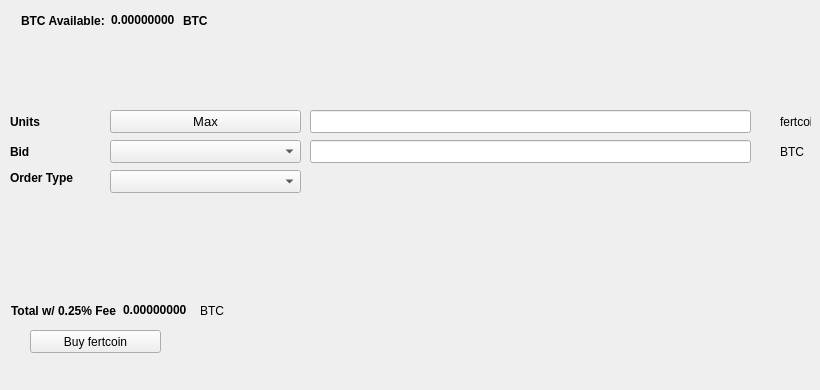
   <widget class="QWidget" name="BuyTab">
    <attribute name="title">
     <string>Buy</string>
    </attribute>
    <widget class="QPushButton" name="BuyECA">
     <property name="geometry">
      <rect>
       <x>30</x>
       <y>330</y>
       <width>131</width>
       <height>23</height>
      </rect>
     </property>
     <property name="text">
      <string>Buy fertcoin</string>
     </property>
     <property name="icon">
      <iconset resource="../fertcoin.qrc">
       <normaloff>:/icons/bitcoin</normaloff>:/icons/bitcoin</iconset>
     </property>
    </widget>
    <widget class="QLabel" name="label_3">
     <property name="geometry">
      <rect>
       <x>10</x>
       <y>110</y>
       <width>46</width>
       <height>23</height>
      </rect>
     </property>
     <property name="font">
      <font>
       <weight>75</weight>
       <bold>true</bold>
      </font>
     </property>
     <property name="text">
      <string>Units</string>
     </property>
    </widget>
    <widget class="QLineEdit" name="UnitsInput">
     <property name="geometry">
      <rect>
       <x>310</x>
       <y>110</y>
       <width>441</width>
       <height>23</height>
      </rect>
     </property>
     <property name="font">
      <font>
       <pointsize>9</pointsize>
       <weight>75</weight>
       <bold>true</bold>
      </font>
     </property>
    </widget>
    <widget class="QLineEdit" name="BuyBidPriceEdit">
     <property name="geometry">
      <rect>
       <x>310</x>
       <y>140</y>
       <width>441</width>
       <height>23</height>
      </rect>
     </property>
     <property name="font">
      <font>
       <pointsize>9</pointsize>
       <weight>75</weight>
       <bold>true</bold>
      </font>
     </property>
    </widget>
    <widget class="QLabel" name="label_4">
     <property name="geometry">
      <rect>
       <x>780</x>
       <y>110</y>
       <width>31</width>
       <height>23</height>
      </rect>
     </property>
     <property name="text">
      <string>fertcoin</string>
     </property>
    </widget>
    <widget class="QLabel" name="label_5">
     <property name="geometry">
      <rect>
       <x>780</x>
       <y>140</y>
       <width>31</width>
       <height>23</height>
      </rect>
     </property>
     <property name="text">
      <string>BTC</string>
     </property>
    </widget>
    <widget class="QLabel" name="label_6">
     <property name="geometry">
      <rect>
       <x>10</x>
       <y>140</y>
       <width>46</width>
       <height>23</height>
      </rect>
     </property>
     <property name="font">
      <font>
       <weight>75</weight>
       <bold>true</bold>
      </font>
     </property>
     <property name="text">
      <string>Bid</string>
     </property>
    </widget>
    <widget class="QLabel" name="label_7">
     <property name="geometry">
      <rect>
       <x>10</x>
       <y>170</y>
       <width>91</width>
       <height>16</height>
      </rect>
     </property>
     <property name="font">
      <font>
       <weight>75</weight>
       <bold>true</bold>
      </font>
     </property>
     <property name="text">
      <string>Order Type</string>
     </property>
    </widget>
    <widget class="QPushButton" name="Buy_Max_Amount">
     <property name="geometry">
      <rect>
       <x>110</x>
       <y>110</y>
       <width>191</width>
       <height>23</height>
      </rect>
     </property>
     <property name="font">
      <font>
       <pointsize>10</pointsize>
      </font>
     </property>
     <property name="text">
      <string>Max</string>
     </property>
    </widget>
    <widget class="QComboBox" name="BuyBidcomboBox">
     <property name="geometry">
      <rect>
       <x>110</x>
       <y>140</y>
       <width>191</width>
       <height>23</height>
      </rect>
     </property>
     <property name="font">
      <font>
       <pointsize>10</pointsize>
      </font>
     </property>
    </widget>
    <widget class="QComboBox" name="buyOrdertypeCombo">
     <property name="geometry">
      <rect>
       <x>110</x>
       <y>170</y>
       <width>191</width>
       <height>23</height>
      </rect>
     </property>
     <property name="font">
      <font>
       <pointsize>10</pointsize>
      </font>
     </property>
    </widget>
    <widget class="QWidget" name="layoutWidget1">
     <property name="geometry">
      <rect>
       <x>21</x>
       <y>11</y>
       <width>227</width>
       <height>19</height>
      </rect>
     </property>
     <layout class="QHBoxLayout" name="horizontalLayout_3">
      <item>
       <widget class="QLabel" name="label232">
        <property name="font">
         <font>
          <weight>75</weight>
          <bold>true</bold>
         </font>
        </property>
        <property name="text">
         <string>BTC Available:</string>
        </property>
       </widget>
      </item>
      <item>
       <widget class="QLabel" name="BtcAvailableLbl">
        <property name="palette">
         <palette>
          <active>
           <colorrole role="WindowText">
            <brush brushstyle="SolidPattern">
             <color alpha="255">
              <red>0</red>
              <green>0</green>
              <blue>0</blue>
             </color>
            </brush>
           </colorrole>
           <colorrole role="Button">
            <brush brushstyle="SolidPattern">
             <color alpha="255">
              <red>0</red>
              <green>170</green>
              <blue>0</blue>
             </color>
            </brush>
           </colorrole>
           <colorrole role="Light">
            <brush brushstyle="SolidPattern">
             <color alpha="255">
              <red>0</red>
              <green>255</green>
              <blue>0</blue>
             </color>
            </brush>
           </colorrole>
           <colorrole role="Midlight">
            <brush brushstyle="SolidPattern">
             <color alpha="255">
              <red>0</red>
              <green>212</green>
              <blue>0</blue>
             </color>
            </brush>
           </colorrole>
           <colorrole role="Dark">
            <brush brushstyle="SolidPattern">
             <color alpha="255">
              <red>0</red>
              <green>85</green>
              <blue>0</blue>
             </color>
            </brush>
           </colorrole>
           <colorrole role="Mid">
            <brush brushstyle="SolidPattern">
             <color alpha="255">
              <red>0</red>
              <green>113</green>
              <blue>0</blue>
             </color>
            </brush>
           </colorrole>
           <colorrole role="Text">
            <brush brushstyle="SolidPattern">
             <color alpha="255">
              <red>0</red>
              <green>170</green>
              <blue>0</blue>
             </color>
            </brush>
           </colorrole>
           <colorrole role="BrightText">
            <brush brushstyle="SolidPattern">
             <color alpha="255">
              <red>255</red>
              <green>255</green>
              <blue>255</blue>
             </color>
            </brush>
           </colorrole>
           <colorrole role="ButtonText">
            <brush brushstyle="SolidPattern">
             <color alpha="255">
              <red>0</red>
              <green>0</green>
              <blue>0</blue>
             </color>
            </brush>
           </colorrole>
           <colorrole role="Base">
            <brush brushstyle="SolidPattern">
             <color alpha="255">
              <red>255</red>
              <green>255</green>
              <blue>255</blue>
             </color>
            </brush>
           </colorrole>
           <colorrole role="Window">
            <brush brushstyle="SolidPattern">
             <color alpha="255">
              <red>0</red>
              <green>170</green>
              <blue>0</blue>
             </color>
            </brush>
           </colorrole>
           <colorrole role="Shadow">
            <brush brushstyle="SolidPattern">
             <color alpha="255">
              <red>0</red>
              <green>0</green>
              <blue>0</blue>
             </color>
            </brush>
           </colorrole>
           <colorrole role="AlternateBase">
            <brush brushstyle="SolidPattern">
             <color alpha="255">
              <red>127</red>
              <green>212</green>
              <blue>127</blue>
             </color>
            </brush>
           </colorrole>
           <colorrole role="ToolTipBase">
            <brush brushstyle="SolidPattern">
             <color alpha="255">
              <red>255</red>
              <green>255</green>
              <blue>220</blue>
             </color>
            </brush>
           </colorrole>
           <colorrole role="ToolTipText">
            <brush brushstyle="SolidPattern">
             <color alpha="255">
              <red>0</red>
              <green>0</green>
              <blue>0</blue>
             </color>
            </brush>
           </colorrole>
          </active>
          <inactive>
           <colorrole role="WindowText">
            <brush brushstyle="SolidPattern">
             <color alpha="255">
              <red>0</red>
              <green>0</green>
              <blue>0</blue>
             </color>
            </brush>
           </colorrole>
           <colorrole role="Button">
            <brush brushstyle="SolidPattern">
             <color alpha="255">
              <red>0</red>
              <green>170</green>
              <blue>0</blue>
             </color>
            </brush>
           </colorrole>
           <colorrole role="Light">
            <brush brushstyle="SolidPattern">
             <color alpha="255">
              <red>0</red>
              <green>255</green>
              <blue>0</blue>
             </color>
            </brush>
           </colorrole>
           <colorrole role="Midlight">
            <brush brushstyle="SolidPattern">
             <color alpha="255">
              <red>0</red>
              <green>212</green>
              <blue>0</blue>
             </color>
            </brush>
           </colorrole>
           <colorrole role="Dark">
            <brush brushstyle="SolidPattern">
             <color alpha="255">
              <red>0</red>
              <green>85</green>
              <blue>0</blue>
             </color>
            </brush>
           </colorrole>
           <colorrole role="Mid">
            <brush brushstyle="SolidPattern">
             <color alpha="255">
              <red>0</red>
              <green>113</green>
              <blue>0</blue>
             </color>
            </brush>
           </colorrole>
           <colorrole role="Text">
            <brush brushstyle="SolidPattern">
             <color alpha="255">
              <red>0</red>
              <green>170</green>
              <blue>0</blue>
             </color>
            </brush>
           </colorrole>
           <colorrole role="BrightText">
            <brush brushstyle="SolidPattern">
             <color alpha="255">
              <red>255</red>
              <green>255</green>
              <blue>255</blue>
             </color>
            </brush>
           </colorrole>
           <colorrole role="ButtonText">
            <brush brushstyle="SolidPattern">
             <color alpha="255">
              <red>0</red>
              <green>0</green>
              <blue>0</blue>
             </color>
            </brush>
           </colorrole>
           <colorrole role="Base">
            <brush brushstyle="SolidPattern">
             <color alpha="255">
              <red>255</red>
              <green>255</green>
              <blue>255</blue>
             </color>
            </brush>
           </colorrole>
           <colorrole role="Window">
            <brush brushstyle="SolidPattern">
             <color alpha="255">
              <red>0</red>
              <green>170</green>
              <blue>0</blue>
             </color>
            </brush>
           </colorrole>
           <colorrole role="Shadow">
            <brush brushstyle="SolidPattern">
             <color alpha="255">
              <red>0</red>
              <green>0</green>
              <blue>0</blue>
             </color>
            </brush>
           </colorrole>
           <colorrole role="AlternateBase">
            <brush brushstyle="SolidPattern">
             <color alpha="255">
              <red>127</red>
              <green>212</green>
              <blue>127</blue>
             </color>
            </brush>
           </colorrole>
           <colorrole role="ToolTipBase">
            <brush brushstyle="SolidPattern">
             <color alpha="255">
              <red>255</red>
              <green>255</green>
              <blue>220</blue>
             </color>
            </brush>
           </colorrole>
           <colorrole role="ToolTipText">
            <brush brushstyle="SolidPattern">
             <color alpha="255">
              <red>0</red>
              <green>0</green>
              <blue>0</blue>
             </color>
            </brush>
           </colorrole>
          </inactive>
          <disabled>
           <colorrole role="WindowText">
            <brush brushstyle="SolidPattern">
             <color alpha="255">
              <red>0</red>
              <green>85</green>
              <blue>0</blue>
             </color>
            </brush>
           </colorrole>
           <colorrole role="Button">
            <brush brushstyle="SolidPattern">
             <color alpha="255">
              <red>0</red>
              <green>170</green>
              <blue>0</blue>
             </color>
            </brush>
           </colorrole>
           <colorrole role="Light">
            <brush brushstyle="SolidPattern">
             <color alpha="255">
              <red>0</red>
              <green>255</green>
              <blue>0</blue>
             </color>
            </brush>
           </colorrole>
           <colorrole role="Midlight">
            <brush brushstyle="SolidPattern">
             <color alpha="255">
              <red>0</red>
              <green>212</green>
              <blue>0</blue>
             </color>
            </brush>
           </colorrole>
           <colorrole role="Dark">
            <brush brushstyle="SolidPattern">
             <color alpha="255">
              <red>0</red>
              <green>85</green>
              <blue>0</blue>
             </color>
            </brush>
           </colorrole>
           <colorrole role="Mid">
            <brush brushstyle="SolidPattern">
             <color alpha="255">
              <red>0</red>
              <green>113</green>
              <blue>0</blue>
             </color>
            </brush>
           </colorrole>
           <colorrole role="Text">
            <brush brushstyle="SolidPattern">
             <color alpha="255">
              <red>0</red>
              <green>85</green>
              <blue>0</blue>
             </color>
            </brush>
           </colorrole>
           <colorrole role="BrightText">
            <brush brushstyle="SolidPattern">
             <color alpha="255">
              <red>255</red>
              <green>255</green>
              <blue>255</blue>
             </color>
            </brush>
           </colorrole>
           <colorrole role="ButtonText">
            <brush brushstyle="SolidPattern">
             <color alpha="255">
              <red>0</red>
              <green>85</green>
              <blue>0</blue>
             </color>
            </brush>
           </colorrole>
           <colorrole role="Base">
            <brush brushstyle="SolidPattern">
             <color alpha="255">
              <red>0</red>
              <green>170</green>
              <blue>0</blue>
             </color>
            </brush>
           </colorrole>
           <colorrole role="Window">
            <brush brushstyle="SolidPattern">
             <color alpha="255">
              <red>0</red>
              <green>170</green>
              <blue>0</blue>
             </color>
            </brush>
           </colorrole>
           <colorrole role="Shadow">
            <brush brushstyle="SolidPattern">
             <color alpha="255">
              <red>0</red>
              <green>0</green>
              <blue>0</blue>
             </color>
            </brush>
           </colorrole>
           <colorrole role="AlternateBase">
            <brush brushstyle="SolidPattern">
             <color alpha="255">
              <red>0</red>
              <green>170</green>
              <blue>0</blue>
             </color>
            </brush>
           </colorrole>
           <colorrole role="ToolTipBase">
            <brush brushstyle="SolidPattern">
             <color alpha="255">
              <red>255</red>
              <green>255</green>
              <blue>220</blue>
             </color>
            </brush>
           </colorrole>
           <colorrole role="ToolTipText">
            <brush brushstyle="SolidPattern">
             <color alpha="255">
              <red>0</red>
              <green>0</green>
              <blue>0</blue>
             </color>
            </brush>
           </colorrole>
          </disabled>
         </palette>
        </property>
        <property name="font">
         <font>
          <weight>75</weight>
          <bold>true</bold>
         </font>
        </property>
        <property name="text">
         <string>0.00000000</string>
        </property>
        <property name="textInteractionFlags">
         <set>Qt::LinksAccessibleByMouse|Qt::TextSelectableByKeyboard|Qt::TextSelectableByMouse</set>
        </property>
       </widget>
      </item>
      <item>
       <widget class="QLabel" name="BtcAvailableLbl_2">
        <property name="font">
         <font>
          <weight>75</weight>
          <bold>true</bold>
         </font>
        </property>
        <property name="text">
         <string>BTC</string>
        </property>
       </widget>
      </item>
     </layout>
    </widget>
    <widget class="QWidget" name="layoutWidge2">
     <property name="geometry">
      <rect>
       <x>11</x>
       <y>301</y>
       <width>259</width>
       <height>19</height>
      </rect>
     </property>
     <layout class="QHBoxLayout" name="horizontalLayout_4">
      <item>
       <widget class="QLabel" name="label_9">
        <property name="font">
         <font>
          <weight>75</weight>
          <bold>true</bold>
         </font>
        </property>
        <property name="text">
         <string>Total w/ 0.25% Fee</string>
        </property>
       </widget>
      </item>
      <item>
       <widget class="QLabel" name="BuyCostLabel">
        <property name="palette">
         <palette>
          <active>
           <colorrole role="WindowText">
            <brush brushstyle="SolidPattern">
             <color alpha="255">
              <red>0</red>
              <green>0</green>
              <blue>0</blue>
             </color>
            </brush>
           </colorrole>
           <colorrole role="Button">
            <brush brushstyle="SolidPattern">
             <color alpha="255">
              <red>0</red>
              <green>170</green>
              <blue>0</blue>
             </color>
            </brush>
           </colorrole>
           <colorrole role="Light">
            <brush brushstyle="SolidPattern">
             <color alpha="255">
              <red>0</red>
              <green>255</green>
              <blue>0</blue>
             </color>
            </brush>
           </colorrole>
           <colorrole role="Midlight">
            <brush brushstyle="SolidPattern">
             <color alpha="255">
              <red>0</red>
              <green>212</green>
              <blue>0</blue>
             </color>
            </brush>
           </colorrole>
           <colorrole role="Dark">
            <brush brushstyle="SolidPattern">
             <color alpha="255">
              <red>0</red>
              <green>85</green>
              <blue>0</blue>
             </color>
            </brush>
           </colorrole>
           <colorrole role="Mid">
            <brush brushstyle="SolidPattern">
             <color alpha="255">
              <red>0</red>
              <green>113</green>
              <blue>0</blue>
             </color>
            </brush>
           </colorrole>
           <colorrole role="Text">
            <brush brushstyle="SolidPattern">
             <color alpha="255">
              <red>0</red>
              <green>170</green>
              <blue>0</blue>
             </color>
            </brush>
           </colorrole>
           <colorrole role="BrightText">
            <brush brushstyle="SolidPattern">
             <color alpha="255">
              <red>255</red>
              <green>255</green>
              <blue>255</blue>
             </color>
            </brush>
           </colorrole>
           <colorrole role="ButtonText">
            <brush brushstyle="SolidPattern">
             <color alpha="255">
              <red>0</red>
              <green>0</green>
              <blue>0</blue>
             </color>
            </brush>
           </colorrole>
           <colorrole role="Base">
            <brush brushstyle="SolidPattern">
             <color alpha="255">
              <red>255</red>
              <green>255</green>
              <blue>255</blue>
             </color>
            </brush>
           </colorrole>
           <colorrole role="Window">
            <brush brushstyle="SolidPattern">
             <color alpha="255">
              <red>0</red>
              <green>170</green>
              <blue>0</blue>
             </color>
            </brush>
           </colorrole>
           <colorrole role="Shadow">
            <brush brushstyle="SolidPattern">
             <color alpha="255">
              <red>0</red>
              <green>0</green>
              <blue>0</blue>
             </color>
            </brush>
           </colorrole>
           <colorrole role="AlternateBase">
            <brush brushstyle="SolidPattern">
             <color alpha="255">
              <red>127</red>
              <green>212</green>
              <blue>127</blue>
             </color>
            </brush>
           </colorrole>
           <colorrole role="ToolTipBase">
            <brush brushstyle="SolidPattern">
             <color alpha="255">
              <red>255</red>
              <green>255</green>
              <blue>220</blue>
             </color>
            </brush>
           </colorrole>
           <colorrole role="ToolTipText">
            <brush brushstyle="SolidPattern">
             <color alpha="255">
              <red>0</red>
              <green>0</green>
              <blue>0</blue>
             </color>
            </brush>
           </colorrole>
          </active>
          <inactive>
           <colorrole role="WindowText">
            <brush brushstyle="SolidPattern">
             <color alpha="255">
              <red>0</red>
              <green>0</green>
              <blue>0</blue>
             </color>
            </brush>
           </colorrole>
           <colorrole role="Button">
            <brush brushstyle="SolidPattern">
             <color alpha="255">
              <red>0</red>
              <green>170</green>
              <blue>0</blue>
             </color>
            </brush>
           </colorrole>
           <colorrole role="Light">
            <brush brushstyle="SolidPattern">
             <color alpha="255">
              <red>0</red>
              <green>255</green>
              <blue>0</blue>
             </color>
            </brush>
           </colorrole>
           <colorrole role="Midlight">
            <brush brushstyle="SolidPattern">
             <color alpha="255">
              <red>0</red>
              <green>212</green>
              <blue>0</blue>
             </color>
            </brush>
           </colorrole>
           <colorrole role="Dark">
            <brush brushstyle="SolidPattern">
             <color alpha="255">
              <red>0</red>
              <green>85</green>
              <blue>0</blue>
             </color>
            </brush>
           </colorrole>
           <colorrole role="Mid">
            <brush brushstyle="SolidPattern">
             <color alpha="255">
              <red>0</red>
              <green>113</green>
              <blue>0</blue>
             </color>
            </brush>
           </colorrole>
           <colorrole role="Text">
            <brush brushstyle="SolidPattern">
             <color alpha="255">
              <red>0</red>
              <green>170</green>
              <blue>0</blue>
             </color>
            </brush>
           </colorrole>
           <colorrole role="BrightText">
            <brush brushstyle="SolidPattern">
             <color alpha="255">
              <red>255</red>
              <green>255</green>
              <blue>255</blue>
             </color>
            </brush>
           </colorrole>
           <colorrole role="ButtonText">
            <brush brushstyle="SolidPattern">
             <color alpha="255">
              <red>0</red>
              <green>0</green>
              <blue>0</blue>
             </color>
            </brush>
           </colorrole>
           <colorrole role="Base">
            <brush brushstyle="SolidPattern">
             <color alpha="255">
              <red>255</red>
              <green>255</green>
              <blue>255</blue>
             </color>
            </brush>
           </colorrole>
           <colorrole role="Window">
            <brush brushstyle="SolidPattern">
             <color alpha="255">
              <red>0</red>
              <green>170</green>
              <blue>0</blue>
             </color>
            </brush>
           </colorrole>
           <colorrole role="Shadow">
            <brush brushstyle="SolidPattern">
             <color alpha="255">
              <red>0</red>
              <green>0</green>
              <blue>0</blue>
             </color>
            </brush>
           </colorrole>
           <colorrole role="AlternateBase">
            <brush brushstyle="SolidPattern">
             <color alpha="255">
              <red>127</red>
              <green>212</green>
              <blue>127</blue>
             </color>
            </brush>
           </colorrole>
           <colorrole role="ToolTipBase">
            <brush brushstyle="SolidPattern">
             <color alpha="255">
              <red>255</red>
              <green>255</green>
              <blue>220</blue>
             </color>
            </brush>
           </colorrole>
           <colorrole role="ToolTipText">
            <brush brushstyle="SolidPattern">
             <color alpha="255">
              <red>0</red>
              <green>0</green>
              <blue>0</blue>
             </color>
            </brush>
           </colorrole>
          </inactive>
          <disabled>
           <colorrole role="WindowText">
            <brush brushstyle="SolidPattern">
             <color alpha="255">
              <red>0</red>
              <green>85</green>
              <blue>0</blue>
             </color>
            </brush>
           </colorrole>
           <colorrole role="Button">
            <brush brushstyle="SolidPattern">
             <color alpha="255">
              <red>0</red>
              <green>170</green>
              <blue>0</blue>
             </color>
            </brush>
           </colorrole>
           <colorrole role="Light">
            <brush brushstyle="SolidPattern">
             <color alpha="255">
              <red>0</red>
              <green>255</green>
              <blue>0</blue>
             </color>
            </brush>
           </colorrole>
           <colorrole role="Midlight">
            <brush brushstyle="SolidPattern">
             <color alpha="255">
              <red>0</red>
              <green>212</green>
              <blue>0</blue>
             </color>
            </brush>
           </colorrole>
           <colorrole role="Dark">
            <brush brushstyle="SolidPattern">
             <color alpha="255">
              <red>0</red>
              <green>85</green>
              <blue>0</blue>
             </color>
            </brush>
           </colorrole>
           <colorrole role="Mid">
            <brush brushstyle="SolidPattern">
             <color alpha="255">
              <red>0</red>
              <green>113</green>
              <blue>0</blue>
             </color>
            </brush>
           </colorrole>
           <colorrole role="Text">
            <brush brushstyle="SolidPattern">
             <color alpha="255">
              <red>0</red>
              <green>85</green>
              <blue>0</blue>
             </color>
            </brush>
           </colorrole>
           <colorrole role="BrightText">
            <brush brushstyle="SolidPattern">
             <color alpha="255">
              <red>255</red>
              <green>255</green>
              <blue>255</blue>
             </color>
            </brush>
           </colorrole>
           <colorrole role="ButtonText">
            <brush brushstyle="SolidPattern">
             <color alpha="255">
              <red>0</red>
              <green>85</green>
              <blue>0</blue>
             </color>
            </brush>
           </colorrole>
           <colorrole role="Base">
            <brush brushstyle="SolidPattern">
             <color alpha="255">
              <red>0</red>
              <green>170</green>
              <blue>0</blue>
             </color>
            </brush>
           </colorrole>
           <colorrole role="Window">
            <brush brushstyle="SolidPattern">
             <color alpha="255">
              <red>0</red>
              <green>170</green>
              <blue>0</blue>
             </color>
            </brush>
           </colorrole>
           <colorrole role="Shadow">
            <brush brushstyle="SolidPattern">
             <color alpha="255">
              <red>0</red>
              <green>0</green>
              <blue>0</blue>
             </color>
            </brush>
           </colorrole>
           <colorrole role="AlternateBase">
            <brush brushstyle="SolidPattern">
             <color alpha="255">
              <red>0</red>
              <green>170</green>
              <blue>0</blue>
             </color>
            </brush>
           </colorrole>
           <colorrole role="ToolTipBase">
            <brush brushstyle="SolidPattern">
             <color alpha="255">
              <red>255</red>
              <green>255</green>
              <blue>220</blue>
             </color>
            </brush>
           </colorrole>
           <colorrole role="ToolTipText">
            <brush brushstyle="SolidPattern">
             <color alpha="255">
              <red>0</red>
              <green>0</green>
              <blue>0</blue>
             </color>
            </brush>
           </colorrole>
          </disabled>
         </palette>
        </property>
        <property name="font">
         <font>
          <weight>75</weight>
          <bold>true</bold>
         </font>
        </property>
        <property name="autoFillBackground">
         <bool>false</bool>
        </property>
        <property name="text">
         <string>0.00000000</string>
        </property>
        <property name="textInteractionFlags">
         <set>Qt::LinksAccessibleByMouse|Qt::TextSelectableByMouse</set>
        </property>
       </widget>
      </item>
      <item>
       <widget class="QLabel" name="label_10">
        <property name="font">
         <font>
          <weight>50</weight>
          <bold>false</bold>
         </font>
        </property>
        <property name="text">
         <string>BTC</string>
        </property>
       </widget>
      </item>
     </layout>
    </widget>
    <widget class="QLabel" name="label_24">
     <property name="geometry">
      <rect>
       <x>460</x>
       <y>300</y>
       <width>281</width>
       <height>81</height>
      </rect>
     </property>
     <property name="text">
      <string/>
     </property>
     <property name="pixmap">
      <pixmap>:/images/bittrex</pixmap>
     </property>
    </widget>
   </widget>
